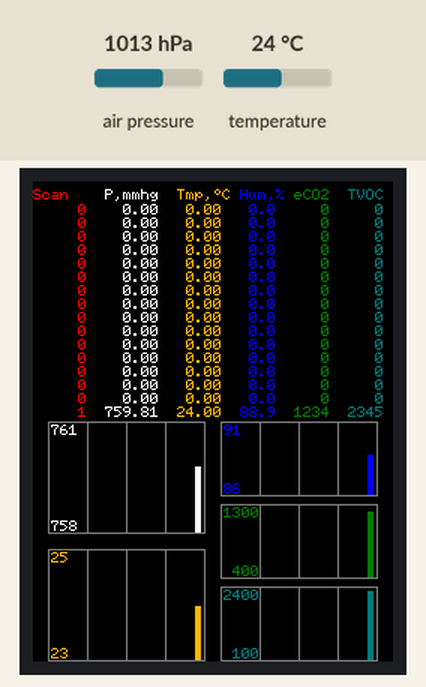
Recording of a program running on a simulated ESP32-S2. Parts: 240×320 colour display. The inputs (shaded band) are chosen by the test bench; at power-on: air pressure 1013 hPa, temperature 24 °C. What the program prints to the serial monitor is not drawn.

Above: at 1.9 s.
2.0 s: air pressure set to 952 hPa
At 4.1 s:
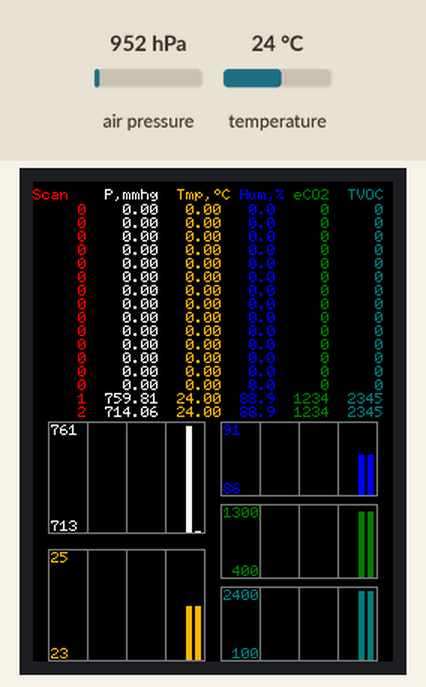
6.7 s: temperature set to 12 °C
At 8.2 s:
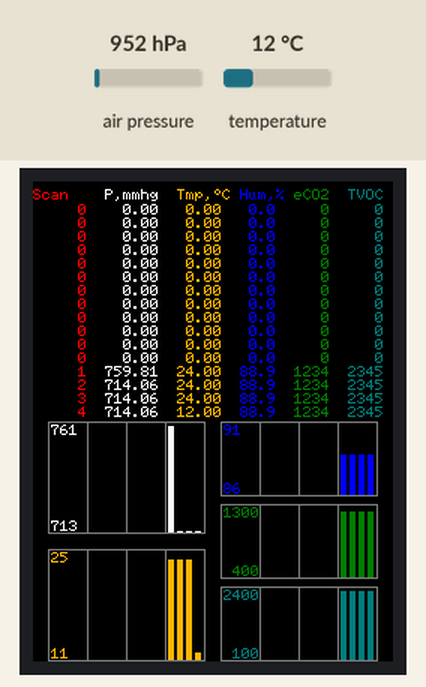
11.1 s: air pressure set to 975 hPa
At 12.4 s:
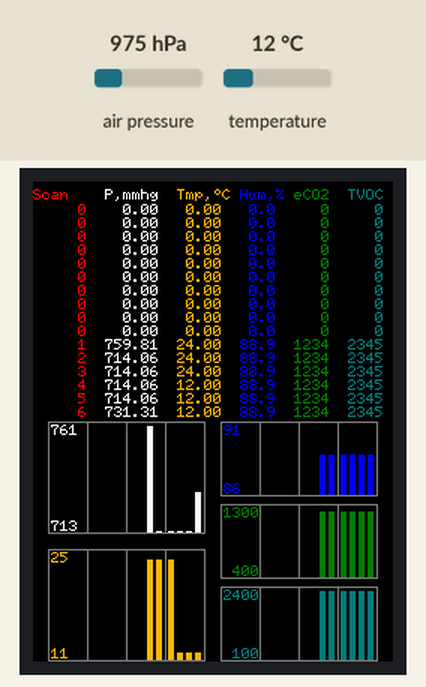
15.4 s: temperature set to 19 °C
At 16.8 s:
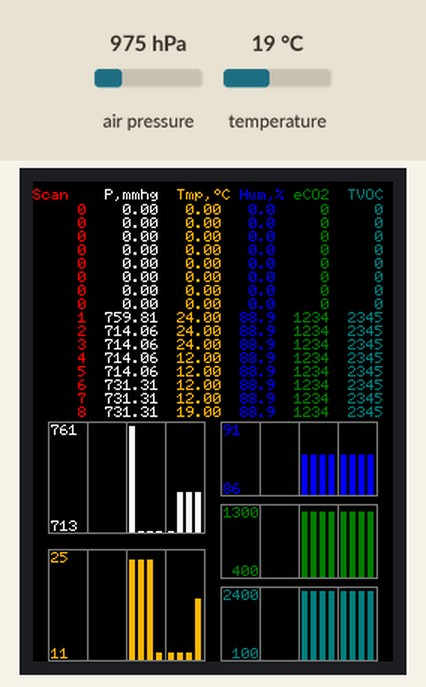
Timing chart, 0 to 18.4 s (numbered marks = the images above; inputs shaded):
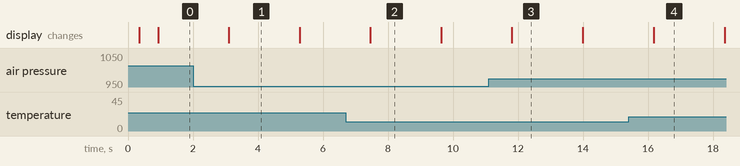

Measured:
- what the display in image 1 shows lasts 2.2 s, from 3.1 s to 5.3 s

The program:

main.cpp
```cpp
#include <Arduino.h>

#include "msxfont.h"

#include "SPI.h"
#include "TFT_eSPI.h"
#include "Free_Fonts.h"

#include "airdisplay.h"

#include "sensorsdata.h"
#include "sensorsreader.h"

void update_sensors()
{
  SENSORS_SCAN s;
  read_sensors_scan(&s);
  append_measure_to_history(s);
}

void setup(void)
{
  Serial.begin(9600);
  // while (!Serial)
  //   ; // time to get serial running
  delay(350);
  init_display();

  delay(250);
  init_sensors_reader();
  init_history();
}

void loop()
{
  update_sensors();
  draw_display();

  delay(2000);
}
```

Free_Fonts.h
```cpp
// Attach this header file to your sketch to use the GFX Free Fonts. You can write
// sketches without it, but it makes referencing them easier.

// This calls up ALL the fonts but they only get loaded if you actually
// use them in your sketch.
//
// No changes are needed to this header file unless new fonts are added to the
// library "Fonts/GFXFF" folder.
//
// To save a lot of typing long names, each font can easily be referenced in the
// sketch in three ways, either with:
//
//    1. Font file name with the & in front such as &FreeSansBoldOblique24pt7b
//       an example being:
//
//       tft.setFreeFont(&FreeSansBoldOblique24pt7b);
//
//    2. FF# where # is a number determined by looking at the list below
//       an example being:
//
//       tft.setFreeFont(FF32);
//
//    3. An abbreviation of the file name. Look at the list below to see
//       the abbreviations used, for example:
//
//       tft.setFreeFont(FSSBO24)
//
//       Where the letters mean:
//       F = Free font
//       M = Mono
//      SS = Sans Serif (double S to distinguish is form serif fonts)
//       S = Serif
//       B = Bold
//       O = Oblique (letter O not zero)
//       I = Italic
//       # =  point size, either 9, 12, 18 or 24
//
//  Setting the font to NULL will select the GLCD font:
//
//      tft.setFreeFont(NULL); // Set font to GLCD

#define LOAD_GFXFF

#ifdef LOAD_GFXFF // Only include the fonts if LOAD_GFXFF is defined in User_Setup.h

// Use these when printing or drawing text in GLCD and high rendering speed fonts
#define GFXFF 1
#define GLCD  0
#define FONT2 2
#define FONT4 4
#define FONT6 6
#define FONT7 7
#define FONT8 8

// Use the following when calling setFont()
//
// Reserved for GLCD font  // FF0
//

#define TT1 &TomThumb

#define FM9 &FreeMono9pt7b
#define FM12 &FreeMono12pt7b
#define FM18 &FreeMono18pt7b
#define FM24 &FreeMono24pt7b

#define FMB9 &FreeMonoBold9pt7b
#define FMB12 &FreeMonoBold12pt7b
#define FMB18 &FreeMonoBold18pt7b
#define FMB24 &FreeMonoBold24pt7b

#define FMO9 &FreeMonoOblique9pt7b
#define FMO12 &FreeMonoOblique12pt7b
#define FMO18 &FreeMonoOblique18pt7b
#define FMO24 &FreeMonoOblique24pt7b

#define FMBO9 &FreeMonoBoldOblique9pt7b
#define FMBO12 &FreeMonoBoldOblique12pt7b
#define FMBO18 &FreeMonoBoldOblique18pt7b
#define FMBO24 &FreeMonoBoldOblique24pt7b

#define FSS9 &FreeSans9pt7b
#define FSS12 &FreeSans12pt7b
#define FSS18 &FreeSans18pt7b
#define FSS24 &FreeSans24pt7b

#define FSSB9 &FreeSansBold9pt7b
#define FSSB12 &FreeSansBold12pt7b
#define FSSB18 &FreeSansBold18pt7b
#define FSSB24 &FreeSansBold24pt7b

#define FSSO9 &FreeSansOblique9pt7b
#define FSSO12 &FreeSansOblique12pt7b
#define FSSO18 &FreeSansOblique18pt7b
#define FSSO24 &FreeSansOblique24pt7b

#define FSSBO9 &FreeSansBoldOblique9pt7b
#define FSSBO12 &FreeSansBoldOblique12pt7b
#define FSSBO18 &FreeSansBoldOblique18pt7b
#define FSSBO24 &FreeSansBoldOblique24pt7b

#define FS9 &FreeSerif9pt7b
#define FS12 &FreeSerif12pt7b
#define FS18 &FreeSerif18pt7b
#define FS24 &FreeSerif24pt7b

#define FSI9 &FreeSerifItalic9pt7b
#define FSI12 &FreeSerifItalic12pt7b
#define FSI19 &FreeSerifItalic18pt7b
#define FSI24 &FreeSerifItalic24pt7b

#define FSB9 &FreeSerifBold9pt7b
#define FSB12 &FreeSerifBold12pt7b
#define FSB18 &FreeSerifBold18pt7b
#define FSB24 &FreeSerifBold24pt7b

#define FSBI9 &FreeSerifBoldItalic9pt7b
#define FSBI12 &FreeSerifBoldItalic12pt7b
#define FSBI18 &FreeSerifBoldItalic18pt7b
#define FSBI24 &FreeSerifBoldItalic24pt7b

#define FF0 NULL //ff0 reserved for GLCD
#define FF1 &FreeMono9pt7b
#define FF2 &FreeMono12pt7b
#define FF3 &FreeMono18pt7b
#define FF4 &FreeMono24pt7b

#define FF5 &FreeMonoBold9pt7b
#define FF6 &FreeMonoBold12pt7b
#define FF7 &FreeMonoBold18pt7b
#define FF8 &FreeMonoBold24pt7b

#define FF9 &FreeMonoOblique9pt7b
#define FF10 &FreeMonoOblique12pt7b
#define FF11 &FreeMonoOblique18pt7b
#define FF12 &FreeMonoOblique24pt7b

#define FF13 &FreeMonoBoldOblique9pt7b
#define FF14 &FreeMonoBoldOblique12pt7b
#define FF15 &FreeMonoBoldOblique18pt7b
#define FF16 &FreeMonoBoldOblique24pt7b

#define FF17 &FreeSans9pt7b
#define FF18 &FreeSans12pt7b
#define FF19 &FreeSans18pt7b
#define FF20 &FreeSans24pt7b

#define FF21 &FreeSansBold9pt7b
#define FF22 &FreeSansBold12pt7b
#define FF23 &FreeSansBold18pt7b
#define FF24 &FreeSansBold24pt7b

#define FF25 &FreeSansOblique9pt7b
#define FF26 &FreeSansOblique12pt7b
#define FF27 &FreeSansOblique18pt7b
#define FF28 &FreeSansOblique24pt7b

#define FF29 &FreeSansBoldOblique9pt7b
#define FF30 &FreeSansBoldOblique12pt7b
#define FF31 &FreeSansBoldOblique18pt7b
#define FF32 &FreeSansBoldOblique24pt7b

#define FF33 &FreeSerif9pt7b
#define FF34 &FreeSerif12pt7b
#define FF35 &FreeSerif18pt7b
#define FF36 &FreeSerif24pt7b

#define FF37 &FreeSerifItalic9pt7b
#define FF38 &FreeSerifItalic12pt7b
#define FF39 &FreeSerifItalic18pt7b
#define FF40 &FreeSerifItalic24pt7b

#define FF41 &FreeSerifBold9pt7b
#define FF42 &FreeSerifBold12pt7b
#define FF43 &FreeSerifBold18pt7b
#define FF44 &FreeSerifBold24pt7b

#define FF45 &FreeSerifBoldItalic9pt7b
#define FF46 &FreeSerifBoldItalic12pt7b
#define FF47 &FreeSerifBoldItalic18pt7b
#define FF48 &FreeSerifBoldItalic24pt7b

// >>>>>>>>>>>>>>>>>>>>>>>>>>>>>>>>>>>>>>>>>>>>>>>>>>>>>>>>>>>>>>>>>>>>>>>>>>>>>>>>>
// Now we define "s"tring versions for easy printing of the font name so:
//   tft.println(sFF5);
// will print
//   Mono bold 9
// >>>>>>>>>>>>>>>>>>>>>>>>>>>>>>>>>>>>>>>>>>>>>>>>>>>>>>>>>>>>>>>>>>>>>>>>>>>>>>>>>

#define sFF0 "GLCD"
#define sTT1 "Tom Thumb"
#define sFF1 "Mono 9"
#define sFF2 "Mono 12"
#define sFF3 "Mono 18"
#define sFF4 "Mono 24"

#define sFF5 "Mono bold 9"
#define sFF6 "Mono bold 12"
#define sFF7 "Mono bold 18"
#define sFF8 "Mono bold 24"

#define sFF9 "Mono oblique 9"
#define sFF10 "Mono oblique 12"
#define sFF11 "Mono oblique 18"
#define sFF12 "Mono oblique 24"

#define sFF13 "Mono bold oblique 9"
#define sFF14 "Mono bold oblique 12"
#define sFF15 "Mono bold oblique 18"
#define sFF16 "Mono bold oblique 24" // Full text line is too big for 480 pixel wide screen

#define sFF17 "Sans 9"
#define sFF18 "Sans 12"
#define sFF19 "Sans 18"
#define sFF20 "Sans 24"

#define sFF21 "Sans bold 9"
#define sFF22 "Sans bold 12"
#define sFF23 "Sans bold 18"
#define sFF24 "Sans bold 24"

#define sFF25 "Sans oblique 9"
#define sFF26 "Sans oblique 12"
#define sFF27 "Sans oblique 18"
#define sFF28 "Sans oblique 24"

#define sFF29 "Sans bold oblique 9"
#define sFF30 "Sans bold oblique 12"
#define sFF31 "Sans bold oblique 18"
#define sFF32 "Sans bold oblique 24"

#define sFF33 "Serif 9"
#define sFF34 "Serif 12"
#define sFF35 "Serif 18"
#define sFF36 "Serif 24"

#define sFF37 "Serif italic 9"
#define sFF38 "Serif italic 12"
#define sFF39 "Serif italic 18"
#define sFF40 "Serif italic 24"

#define sFF41 "Serif bold 9"
#define sFF42 "Serif bold 12"
#define sFF43 "Serif bold 18"
#define sFF44 "Serif bold 24"

#define sFF45 "Serif bold italic 9"
#define sFF46 "Serif bold italic 12"
#define sFF47 "Serif bold italic 18"
#define sFF48 "Serif bold italic 24"

#else // LOAD_GFXFF not defined so setup defaults to prevent error messages

// >>>>>>>>>>>>>>>>>>>>>>>>>>>>>>>>>>>>>>>>>>>>>>>>>>>>>>>>>>>>>>>>>>>>>>>>>>>>>>>>>
// Free fonts are not loaded in User_Setup.h so we must define all as font 1
// to prevent compile error messages
// >>>>>>>>>>>>>>>>>>>>>>>>>>>>>>>>>>>>>>>>>>>>>>>>>>>>>>>>>>>>>>>>>>>>>>>>>>>>>>>>>

#define GFXFF 1
#define GLCD  1
#define FONT2 2
#define FONT4 4
#define FONT6 6
#define FONT7 7
#define FONT8 8

#define FF0 1
#define FF1 1
#define FF2 1
#define FF3 1
#define FF4 1
#define FF5 1
#define FF6 1
#define FF7 1
#define FF8 1
#define FF9 1
#define FF10 1
#define FF11 1
#define FF12 1
#define FF13 1
#define FF14 1
#define FF15 1
#define FF16 1
#define FF17 1
#define FF18 1
#define FF19 1
#define FF20 1
#define FF21 1
#define FF22 1
#define FF23 1
#define FF24 1
#define FF25 1
#define FF26 1
#define FF27 1
#define FF28 1
#define FF29 1
#define FF30 1
#define FF31 1
#define FF32 1
#define FF33 1
#define FF34 1
#define FF35 1
#define FF36 1
#define FF37 1
#define FF38 1
#define FF39 1
#define FF40 1
#define FF41 1
#define FF42 1
#define FF43 1
#define FF44 1
#define FF45 1
#define FF46 1
#define FF47 1
#define FF48 1

#define FM9  1
#define FM12 1
#define FM18 1
#define FM24 1

#define FMB9  1
#define FMB12 1
#define FMB18 1
#define FMB24 1

#define FMO9  1
#define FMO12 1
#define FMO18 1
#define FMO24 1

#define FMBO9  1
#define FMBO12 1
#define FMBO18 1
#define FMBO24 1

#define FSS9  1
#define FSS12 1
#define FSS18 1
#define FSS24 1

#define FSSB9  1
#define FSSB12 1
#define FSSB18 1
#define FSSB24 1

#define FSSO9  1
#define FSSO12 1
#define FSSO18 1
#define FSSO24 1

#define FSSBO9  1
#define FSSBO12 1
#define FSSBO18 1
#define FSSBO24 1

#define FS9  1
#define FS12 1
#define FS18 1
#define FS24 1

#define FSI9  1
#define FSI12 1
#define FSI19 1
#define FSI24 1

#define FSB9  1
#define FSB12 1
#define FSB18 1
#define FSB24 1

#define FSBI9  1
#define FSBI12 1
#define FSBI18 1
#define FSBI24 1

#endif // LOAD_GFXFF
```

airdisplay.h
```cpp
#ifndef AIRDISPLAY_H
#define AIRDISPLAY_H

#include <Arduino.h>
#include "sensorsdata.h"

void init_display();
void draw_display();


void draw_frames();
void draw_labels(SENSORS_SCAN *scan);

uint16_t get_sesnsor_color(const SENSOR_TYPE& s);

// void draw_test1();
// void draw_test2();
// void draw_test3();

#endif
```

sensorsdata.cpp
```cpp
#include <math.h>
#include "sensorsdata.h"

SENSORS_SCAN measures[HISTORY_LEN];

uint16_t normalized_values[HISTORY_LEN];
float values[HISTORY_LEN];

void init_history()
{
	for (uint16_t i = 0; i < HISTORY_LEN; i++)
	{
		measures[i].number = 0;
		measures[i].time = 0;
		measures[i].pressure = 0;
		measures[i].temperature = 0;
		measures[i].humidity = 0;
		measures[i].eco2 = 0;
		measures[i].tvoc = 0;
	}
}

void append_measure_to_history(SENSORS_SCAN s)
{
	// самое старое в начале, так проще рисовать
	// а новое положить в последний индекс
	for (uint16_t i = 0; i < (HISTORY_LEN - 1); i++)
	{
		measures[i] = measures[i + 1];
	}
	measures[LAST_MEASURE] = s;
}

void fill_values(SENSOR_TYPE t)
{
	switch (t)
	{
	case SENSOR_PRESSURE:
		for (uint16_t i = 0; i < HISTORY_LEN; i++)
		{
			values[i] = measures[i].pressure;
		}
		break;

	case SENSOR_TEMPERATURE:
		for (uint16_t i = 0; i < HISTORY_LEN; i++)
		{
			values[i] = measures[i].temperature;
		}
		break;
	case SENSOR_HUMIDITY:
		for (uint16_t i = 0; i < HISTORY_LEN; i++)
		{
			values[i] = measures[i].humidity;
		}
		break;

	case SENSOR_ECO2:
		for (uint16_t i = 0; i < HISTORY_LEN; i++)
		{
			values[i] = measures[i].eco2;
		}
		break;
	case SENSOR_TVOC:
		for (uint16_t i = 0; i < HISTORY_LEN; i++)
		{
			values[i] = measures[i].tvoc;
		}
		break;
	default:
		for (uint16_t i = 0; i < HISTORY_LEN; i++)
		{
			values[i] = 0;
		}
		break;
	}
}

void set_nice_min_max(const SENSOR_TYPE &t, float &mn, float &mx)
{
	// для разных сенсоров поправим диапазоны
	if (t == SENSOR_ECO2)
	{
		// 400 - 600 - 1200 - 3000
		mn = 400;
		// округление до большей сотни
		mx = (int(mx / 100) + 1) * 100.0;
		return;
	}
	if (t == SENSOR_TVOC)
	{
		mn = (mn < 200) ? 0 : 100;
		mx = (int(mx / 100) + 1) * 100;
		return;
	}
	if (t == SENSOR_PRESSURE)
	{
		mn = floor(mn) - 1.0;
		mx = ceil(mx) + 1.0;
		return;
	}
	if (t == SENSOR_TEMPERATURE)
	{
		mn = floor(mn) - 1.0;
		mx = ceil(mx) + 1.0;
		return;
	}
	if (t == SENSOR_HUMIDITY)
	{
		mn = floor(mn) - 2.0;
		mx = ceil(mx) + 2.0;
		if (mn<0)
		{
			mn=0;
		}
		if (mx>99)
		{
			mx=99;
		}
		return;
	}
	return;
}

void nomalize_measures(SENSOR_TYPE t, uint16_t h_max, float &mn, float &mx)
{
	h_max = h_max - 2;
	fill_values(t);
	// сюда должны попасть, когда есть хоть одна запись
	// не забыть, что буфер заполняем с конца
	mn = values[LAST_MEASURE];
	mx = values[LAST_MEASURE];
	// нашли min/max для актуальных значений (measures[i].number > 0)
	for (uint16_t i = 0; i < HISTORY_LEN; i++)
	{
		if (measures[i].number > 0)
		{
			if (values[i] < mn)
			{
				mn = values[i];
			}
			if (values[i] > mx)
			{
				mx = values[i];
			}
		}
	}

	// поправим диапазон для красоты
	set_nice_min_max(t, mn, mx);

	// задвинем в диапазон значения, если они выскочили
	// актуально для sgp
	for (uint16_t i = 0; i < HISTORY_LEN; i++)
	{
		if (measures[i].number > 0)
		{
			if (values[i] > mx)
			{
				values[i] = mx;
			}
			if (values[i] < mn)
			{
				values[i] = mn;
			}
		}
	}

	// отмасштабировать по заданной высоте
	float k = float(h_max) / (mx - mn);
	for (uint16_t i = 0; i < HISTORY_LEN; i++)
	{
		normalized_values[i] = 0;
		if (measures[i].number > 0)
		{
			uint16_t v = (uint16_t) int(k * (values[i] - mn));
			if (v == 0)
			{
				v = 1;
			}
			else
			{
				if (v >= (h_max - 1))
				{
					v = h_max - 1;
				}
			}
			normalized_values[i] = v;
		}
	}
}
```

sensorsdata.h
```cpp
#ifndef SENSORSDATA_H
#define SENSORSDATA_H

#include <stdio.h>
#include <stdlib.h>
#include <string.h>
#include <inttypes.h>

typedef enum
{
	SENSOR_SCAN_NUMBER,
	SENSOR_SCAN_TIME,
	SENSOR_PRESSURE,
	SENSOR_TEMPERATURE,
	SENSOR_HUMIDITY,
	SENSOR_ECO2,
	SENSOR_TVOC,
} SENSOR_TYPE;

typedef struct {
	// = 0 - scan not filled, must skip when plotting
	uint32_t number;
	// ticks
	uint32_t time;
	// pressure in mmHg ( 700-800 mmHg = 933-1066 hPa)
	float pressure;
	// temperature in °C
	float temperature;
	// humidity in %
	float humidity;
	// CO2
	// 400-600   good
	// 600-1100  fair
	// 1100-9999 poor
	float eco2;
	// TVOC
	// 0-60      good
	// 60-300    fair
	// 300-9999  poor
	float tvoc;
} SENSORS_SCAN;

// 15 min interval x 16 = 4 hours
#define HISTORY_LEN 16
#define LAST_MEASURE (HISTORY_LEN-1)

extern SENSORS_SCAN measures[HISTORY_LEN];
extern uint16_t normalized_values[HISTORY_LEN];

/// clear history arrays;
void init_history();
void append_measure_to_history(SENSORS_SCAN s);
void nomalize_measures(SENSOR_TYPE t, uint16_t h_max, float &mn, float &mx);

#endif
```

sensorsreader.cpp
```cpp
#include <Arduino.h>
#include <Wire.h>
#include <Adafruit_Sensor.h>
// #include <Adafruit_BME280.h>
#include <Adafruit_BMP280.h>
#include <Adafruit_SGP30.h>

#include "sensorsreader.h"

uint32_t read_count = 0;

Adafruit_BMP280 bmx280;
Adafruit_SGP30 sgp30;

void init_bmp()
{
	// i2c_config_t i2c_cfg = { .mode = I2C_MODE_MASTER,
	// 		.sda_io_num = GPIO_NUM_8,
	// 		.scl_io_num = GPIO_NUM_9,
	// 		.sda_pullup_en = false,
	// 		.scl_pullup_en = false,
	// 		.master = { .clk_speed = 100000 } };

#define I2C_SDA 8
#define I2C_SCL 9
#define I2C_Frequency 100000
	bool result1 = Wire.begin(I2C_SDA, I2C_SCL, I2C_Frequency);
	if (result1)
	{
		Serial.println("\nI2C started");
	}
	else
	{
		Serial.println("\nI2C not started");
	}

	bool result = bmx280.begin(0x76);

	if (result1)
	{
		Serial.println("\nBME started");
	}
	else
	{
		Serial.println("\nBME not started");
	}

	Serial.print("\nBME sensor ID ");
	Serial.println(bmx280.sensorID(), HEX);

	// bme280.setSampling(
	// 	Adafruit_BME280::MODE_NORMAL,
	// 	Adafruit_BME280::SAMPLING_X8,
	// 	Adafruit_BME280::SAMPLING_X8,
	// 	Adafruit_BME280::SAMPLING_X8,
	// 	Adafruit_BME280::FILTER_OFF,
	// 	Adafruit_BME280::STANDBY_MS_250
	// );
}

void init_sgp()
{
	// bool result=sgp30.begin();
}

void init_sensors_reader()
{
	init_bmp();
	init_sgp();
}

void read_bmp(SENSORS_SCAN *s)
{

	s->temperature = bmx280.readTemperature();
	s->pressure = bmx280.readPressure(); // in Pa 101000/133.32=757mm
	s->pressure = (s->pressure) / (133.322387415);
	// s->humidity=bme280.readHumidity();
	s->humidity = 88.88; // bmp280 - have no humidity, so hum=0
	if (s->humidity>99.0)
	{
		s->humidity=99.0;
	}
}

void read_sgp(SENSORS_SCAN *s)
{
	s->eco2 = 1234;
	s->tvoc = 2345;
}

void read_sensors_scan(SENSORS_SCAN *s)
{
	read_bmp(s);
	read_sgp(s);

	int64_t tmp = esp_timer_get_time();			  // microseconds
	uint32_t secs = (uint32_t)(tmp / 1000000ull); // seconds
	s->time = secs;

	// increment at first call, so no number==0
	// number==0 - will skip in draw function
	read_count++;
	s->number = read_count;
}
```

sensorsreader.h
```cpp
#ifndef SENSORSREADE_H
#define SENSORSREADE_H

#include "sensorsdata.h"

void init_sensors_reader();

void read_sensors_scan(SENSORS_SCAN* s);


#endif
```

Source omitted: airdisplay.cpp (10578 bytes), msxfont.h (data table, 17019 bytes)
